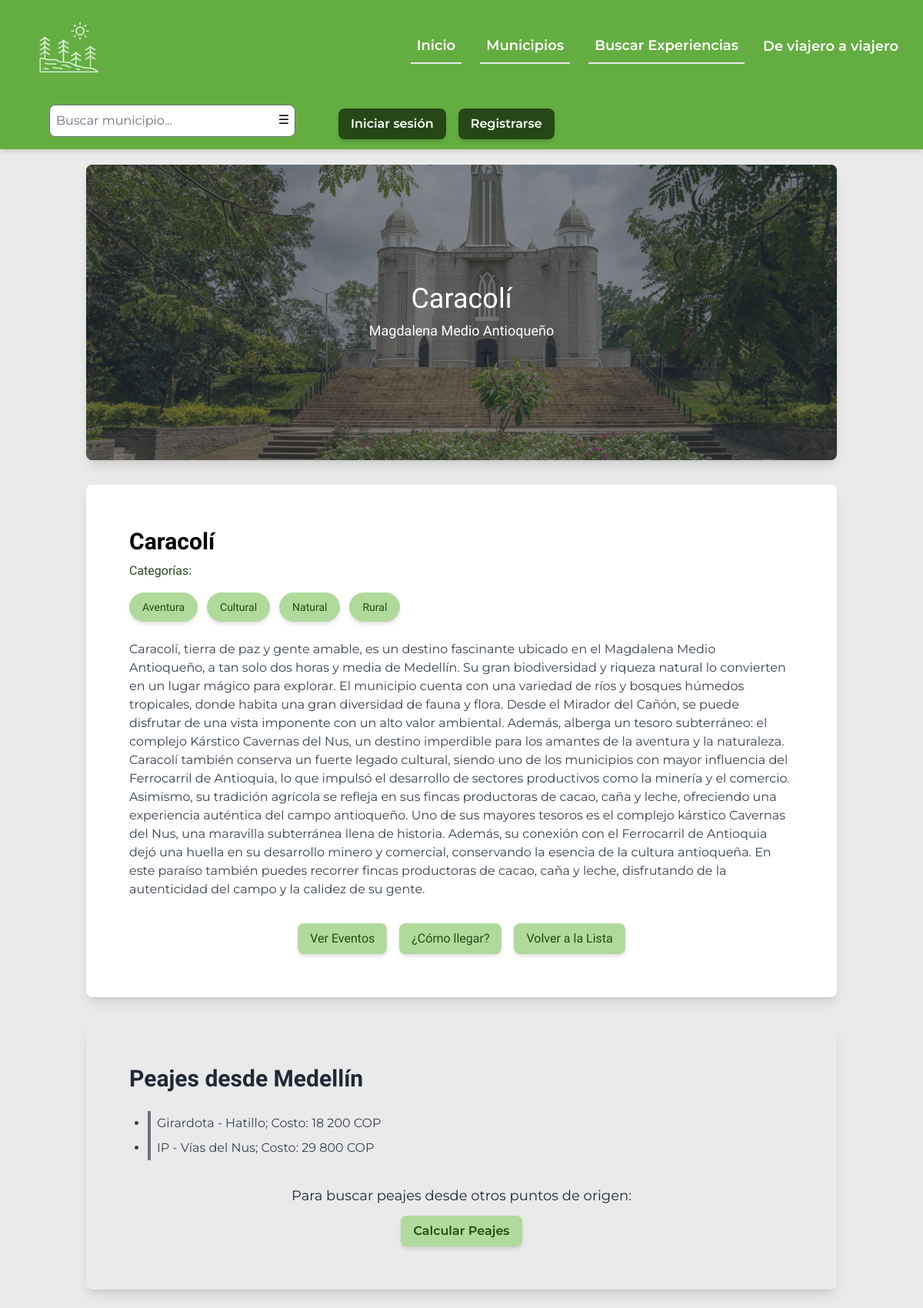
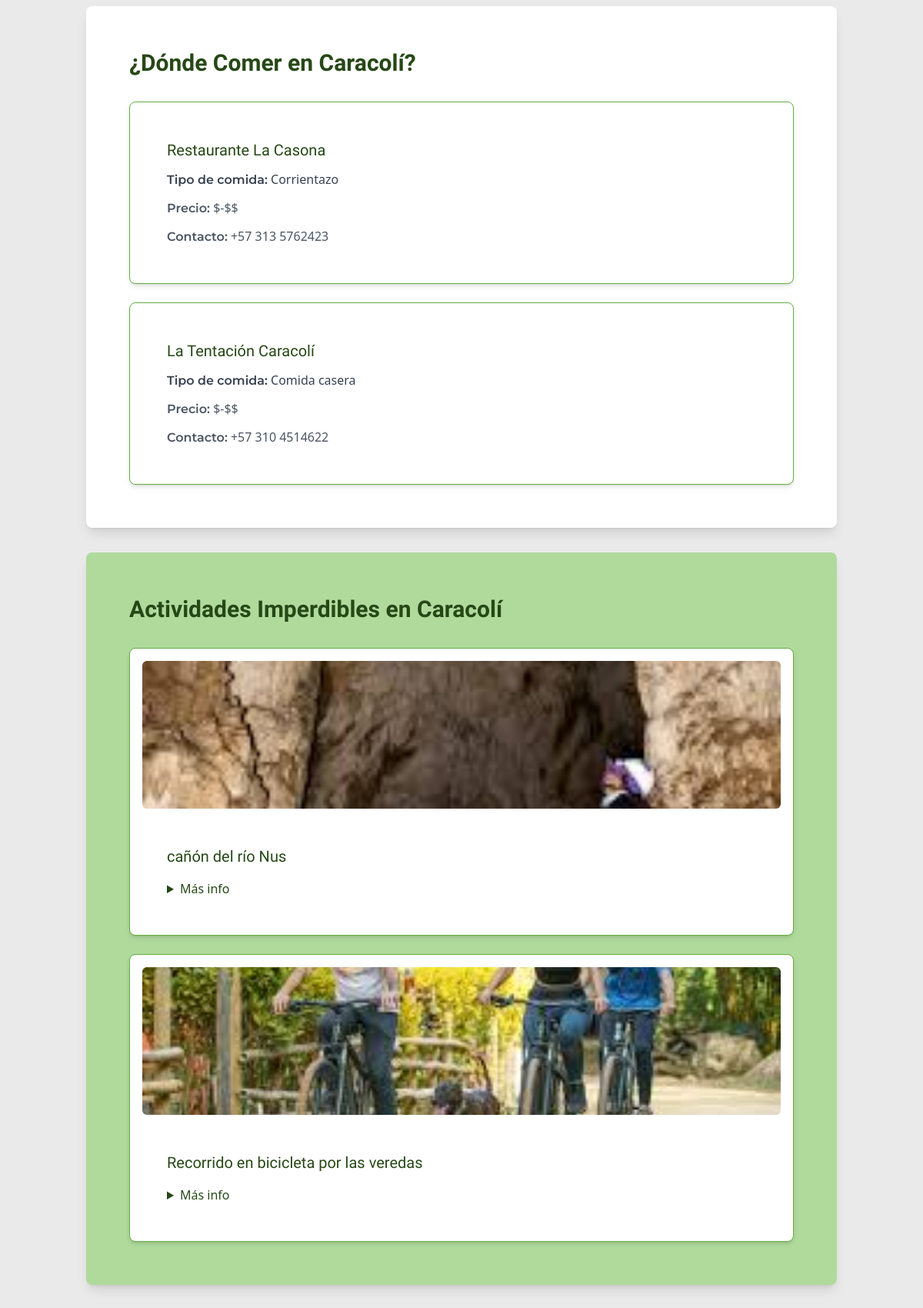
The page /municipalities/6/ (upper part) on the database its author committed (2 pictures, top to bottom).
### destination/models.py (models this page shows, shortened)
class Municipality(models.Model):
    LOCATION_CHOICES = [
        ('Valle de Aburrá', 'Valle de Aburrá'),
        ('Oriente Antioqueño', 'Oriente Antioqueño'),
        ('Suroeste Antioqueño', 'Suroeste Antioqueño'),
        ('Occidente Antioqueño', 'Occidente Antioqueño'),
        ('Nordeste Antioqueño', 'Nordeste Antioqueño'),
        ('Norte Antioqueño', 'Norte Antioqueño'),
        ('Magdalena Medio Antioqueño', 'Magdalena Medio Antioqueño'),
        ('Bajo Cauca Antioqueño', 'Bajo Cauca Antioqueño'),
        ('Urabá Antioqueño', 'Urabá Antioqueño'),
    ]
    name = models.CharField(max_length=100, unique=True)
    description = models.TextField()
    categories = models.ManyToManyField(Category, related_name="municipalities")
    location = models.CharField(max_length=50, choices=LOCATION_CHOICES)
    image = models.ImageField(upload_to='destination/municipalities/', null=True, blank=True)

class Category(models.Model):
    name = models.CharField(max_length=50, unique=True)

class Toll(models.Model):
    description = models.TextField()
    municipality = models.ForeignKey(Municipality, on_delete=models.CASCADE, related_name='tolls')

class Restaurant(models.Model):
    name = models.CharField(max_length=255)
    location = models.CharField(max_length=255)
    price_range = models.CharField(max_length=255)
    cuisine_type = models.CharField(max_length=255)
    contact_info = models.CharField(max_length=255)
    municipality = models.ForeignKey(Municipality, on_delete=models.CASCADE, related_name='restaurants')

class Activity(models.Model):
    municipality = models.ForeignKey(Municipality, on_delete=models.CASCADE, related_name='activities')
    name = models.CharField(max_length=255)
    description = models.TextField()
    image = models.ImageField(upload_to='activities/', null=True, blank=True)

### destination/views.py (the view)
# urls.py: path('municipalities/<int:municipality_id>/', views.municipality_detail, name='municipality_detail'),
def municipality_detail(request, municipality_id):
    municipality = get_object_or_404(Municipality, id=municipality_id)
    accommodations = municipality.accommodations.all()
    restaurants = municipality.restaurants.all()
    activities = municipality.activities.all()
    toll = municipality.tolls.all()
    reviews = municipality.reviews.all().order_by('-created_at')
    if request.method == 'POST':
        if not request.user.is_authenticated:
            messages.error(request, 'You need to be logged in to submit a review.')
            return redirect('login')
        form = ReviewForm(request.POST)
        if form.is_valid():
            review = form.save(commit=False)
            review.municipality = municipality
            review.user = request.user
            review.save()
            messages.success(request, 'Your review has been submitted!')
            return redirect('municipality_detail', municipality_id=municipality.id)
    else:
        form = ReviewForm()
    total_reviews = reviews.count()
    rating_distribution = {5: 0, 4: 0, 3: 0, 2: 0, 1: 0}
    for review in reviews:
        rating_distribution[review.rating] += 1
    if total_reviews > 0:
        for rating in rating_distribution:
            rating_distribution[rating] = round((rating_distribution[rating] / total_reviews) * 100)
    return render(request, 'municipality_detail.html', {
        'municipality': municipality,
        'accommodations': accommodations,
        'restaurants': restaurants,
        'activities': activities,
        'toll': toll,
        "google_maps_api_key": settings.GOOGLE_MAPS_API_KEY,
        'reviews': reviews,
        'form': form,
        'total_reviews': total_reviews,
        'rating_distribution': rating_distribution
    })

### destination/forms.py
class ReviewForm(forms.ModelForm):
    class Meta:
        model = Review
        fields = ['rating', 'comment']
        widgets = {
            'comment': forms.Textarea(attrs={'rows': 4, 'class': 'form-control'}),
            'rating': forms.Select(attrs={'class': 'form-control'})
        }

### destination/context_processors.py (called while the page is built)
def common_data(request):
    categories = Category.objects.all()
    locations = Municipality.objects.values_list('location', flat=True).distinct()
    return {
        'categories': categories,
        'locations': locations,
    }

### destination/templatetags/custom_tags.py (called while the page is built)
@register.filter
def get_item(dictionary, key):
    return dictionary.get(key, 0)

### destination/templates/municipality_detail.html (shortened to what this page needs)
{% extends 'base.html'%}
{% load custom_tags %}
{% block content %}
<div class="max-w-5xl mx-auto px-6 py-5">
    <div class="hero h-96 rounded-lg shadow-lg overflow-hidden" style="background-image: url('{{ municipality.image.url }}');">
        <div class="hero-overlay bg-opacity-60"></div>
        <div class="hero-content text-center text-white">
            <div>
                <h1 class="text-4xl font-title">{{ municipality.name }}</h1>
                <p class="mt-2 text-lg font-title">{{ municipality.location }}</p>
            </div>
        </div>
    </div>
        <div class="card bg-white shadow-lg rounded-lg mt-8 p-6">
            <div class="card-body">
                <h2 class="card-title text-3xl font-title">{{ municipality.name }}</h2>
                <h2 class="text-customDarkGreen font-title">Categorías:</h2>
                <div class="flex flex-wrap gap-3 mt-2">
                    {% if municipality.categories.all %}
                        {% for cat in municipality.categories.all %}
                            <span class="inline-block rounded-full bg-customLightGreen text-customDarkGreen px-4 py-2 text-sm font-title border border-customLightGreen shadow-md">
                                {{ cat.name }}
                            </span>
                        {% endfor %}
                    {% else %}
                        <span class="text-gray-500">No hay categorías asignadas</span>
                    {% endif %}
                </div>
                <p class="text-gray-700 mt-4 font-body">{{ municipality.description }}</p>
                <div class="mt-6 flex space-x-4 justify-center">
                    <a href="{% url 'municipality_events' municipality.id %}" class="bg-customLightGreen text-customDarkGreen px-4 py-2 rounded-lg shadow-md hover:bg-customGreen font-title">Ver Eventos</a>
                    <button onclick="toggleMap()" class="bg-customLightGreen text-customDarkGreen px-4 py-2 rounded-lg shadow-md hover:bg-customGreen font-title">¿Cómo llegar?</button>
                    <a href="{% url 'municipality_name_list' %}" class="bg-customLightGreen text-customDarkGreen px-4 py-2 rounded-lg shadow-md hover:bg-customGreen font-title">Volver a la Lista</a>
                </div>
            </div>
        </div>
        <div class="card bg-white-100 shadow-lg rounded-lg mt-8 p-6">
            <div class="card-body">
                <h2 class="card-title text-3xl text-gray-800 font-title">Peajes desde Medellín</h2>
                {% if municipality.tolls.all %}
                    <ul class="list-disc pl-6 mt-4 text-gray-700">
                        {% for toll in municipality.tolls.all %}
                            <li class="border-l-4 border-gray-500 pl-2 py-1 font-body">{{ toll.description }}</li>
                        {% endfor %}
                    </ul>
                {% else %}
                    <p class="text-center text-lg text-gray-700 mt-4">No hay peajes registrados en este municipio.</p>
                {% endif %}
                <div class="mt-6 text-center">
                    <p class="text-lg text-gray-800 font-body">Para buscar peajes desde otros puntos de origen:</p>
                    <a href="https://tollguru.com/toll-calculator-colombia" target="_blank"
                    class="mt-3 inline-block bg-customLightGreen hover:bg-customGreen text-customDarkGreen font-semibold font-body py-2 px-4 rounded-lg shadow-md transition duration-300">
                        Calcular Peajes
                    </a>
                </div>
            </div>
        </div>
        <div class="card bg-white shadow-lg rounded-lg mt-8 p-6">
            <div class="card-body">
                <h2 class="card-title text-3xl font-bold text-customDarkGreen font-title">¿Dónde Comer en {{ municipality.name }}?</h2>
                {% if restaurants %}
                    <div class="grid grid-cols-1 sm:grid-cols-2 md:grid-cols-3 gap-6 mt-6">
                        {% for restaurant in restaurants %}
                            <div class="card bg-white shadow-md rounded-lg p-4 border border-customGreen">
                                <div class="card-body">
                                    <h3 class="text-xl font-title text-customDarkGreen">{{ restaurant.name }}</h3>
                                    <p class="mt-1 text-gray-700">
                                        <span class="font-semibold font-body">Tipo de comida:</span> {{ restaurant.cuisine_type }}
                                    </p>
                                    <p class="mt-1 text-gray-600">
                                        <span class="font-semibold font-body">Precio:</span> {{ restaurant.price_range }}
                                    </p>
                                    <p class="mt-1 text-gray-600">
                                        <span class="font-semibold font-body">Contacto:</span> {{ restaurant.contact_info|default:"No disponible" }}
                                    </p>
                                </div>
                            </div>
                        {% endfor %}
                    </div>
                {% else %}
                    <p class="text-center text-lg text-yellow-700 mt-4">No hay restaurantes registrados en este municipio.</p>
                {% endif %}
            </div>
        </div>
        <div class="card bg-customLightGreen shadow-lg rounded-lg mt-8 p-6">
            <div class="card-body">
                <h2 class="card-title text-3xl font-bold font-title text-customDarkGreen">Actividades Imperdibles en {{ municipality.name }}</h2>
                {% if activities %}
                    <div class="grid grid-cols-1 sm:grid-cols-2 md:grid-cols-3 gap-6 mt-6">
                        {% for activity in activities %}
                            <div class="card bg-white shadow-md rounded-lg p-4 border border-customGreen">
                                {% if activity.image %}
                                    <img src="{{ activity.image.url }}" alt="{{ activity.name }}" class="w-full h-48 object-cover rounded-md">
                                {% endif %}
                                <div class="card-body mt-4">
                                    <h3 class="text-xl font-title text-customDarkGreen">{{ activity.name }}</h3>
                                    <details class="mt-2">
                                        <summary class="text-customDarkGreen cursor-pointer font-medium">Más info</summary>
                                    </details>
                                </div>
                            </div>
                        {% endfor %}
                    </div>
                {% else %}
                    <p class="text-center text-lg text-blue-700 mt-4">No hay actividades registradas en este municipio.</p>
                {% endif %}
            </div>
        </div>
</div>
{% endblock %}

### rows shown on the page
Municipality: image (picture), name "Caracolí", location "Magdalena Medio Antioqueño", description "Caracolí, tierra de paz y gente amable, es un destino fascinante ubicado en el Magdalena Medio Antioqueño, a tan solo dos horas y media de Medellín. Su gran biodiversidad y riqueza natural lo convierten en un lugar mágico para explorar. El municipio cuenta con una variedad de ríos y bosques húmedos tropicales, donde habita una gran diversidad de fauna y flora. Desde el Mirador del Cañón, se puede disfrutar de una vista imponente con un alto valor ambiental. Además, alberga un tesoro subterráneo: el complejo Kárstico Cavernas del Nus, un destino imperdible para los amantes de la aventura y la naturaleza. Caracolí también conserva un fuerte legado cultural, siendo uno de los municipios con…"
Category: name "Aventura"
Category: name "Cultural"
Category: name "Natural"
Category: name "Rural"
Toll: description "Girardota - Hatillo; Costo: 18 200 COP"
Toll: description "IP - Vías del Nus; Costo: 29 800 COP"
Restaurant: name "Restaurante La Casona", cuisine_type "Corrientazo", price_range "$-$$", contact_info "+57 313 5762423"
Restaurant: name "La Tentación Caracolí", cuisine_type "Comida casera", price_range "$-$$", contact_info "+57 310 4514622"
Activity: image (picture), name "cañón del río Nus"
Activity: image (picture), name "Recorrido en bicicleta por las veredas"
